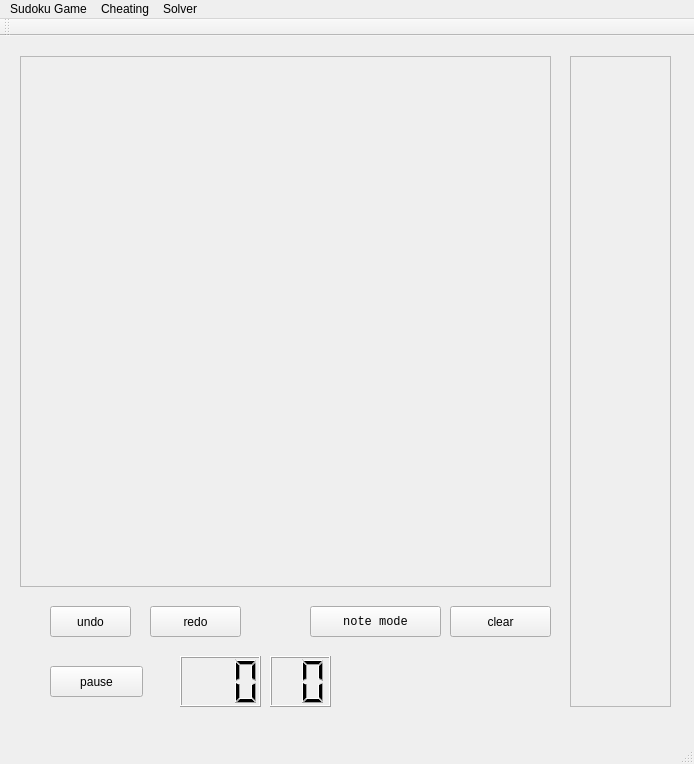
<?xml version="1.0" encoding="UTF-8"?>
<ui version="4.0">
 <class>MainWindow</class>
 <widget class="QMainWindow" name="MainWindow">
  <property name="geometry">
   <rect>
    <x>0</x>
    <y>0</y>
    <width>694</width>
    <height>764</height>
   </rect>
  </property>
  <property name="windowTitle">
   <string>MainWindow</string>
  </property>
  <widget class="QWidget" name="centralWidget">
   <widget class="QFrame" name="mainFrame">
    <property name="geometry">
     <rect>
      <x>20</x>
      <y>20</y>
      <width>531</width>
      <height>531</height>
     </rect>
    </property>
    <property name="frameShape">
     <enum>QFrame::StyledPanel</enum>
    </property>
    <property name="frameShadow">
     <enum>QFrame::Raised</enum>
    </property>
   </widget>
   <widget class="QFrame" name="buttonFrame">
    <property name="geometry">
     <rect>
      <x>570</x>
      <y>20</y>
      <width>101</width>
      <height>651</height>
     </rect>
    </property>
    <property name="frameShape">
     <enum>QFrame::StyledPanel</enum>
    </property>
    <property name="frameShadow">
     <enum>QFrame::Raised</enum>
    </property>
   </widget>
   <widget class="QPushButton" name="btnRevoke">
    <property name="geometry">
     <rect>
      <x>50</x>
      <y>570</y>
      <width>81</width>
      <height>31</height>
     </rect>
    </property>
    <property name="text">
     <string>undo</string>
    </property>
   </widget>
   <widget class="QPushButton" name="btnNoteMode">
    <property name="geometry">
     <rect>
      <x>310</x>
      <y>570</y>
      <width>131</width>
      <height>31</height>
     </rect>
    </property>
    <property name="font">
     <font>
      <family>Courier New</family>
     </font>
    </property>
    <property name="text">
     <string>note mode</string>
    </property>
   </widget>
   <widget class="QPushButton" name="btnClear">
    <property name="geometry">
     <rect>
      <x>450</x>
      <y>570</y>
      <width>101</width>
      <height>31</height>
     </rect>
    </property>
    <property name="text">
     <string>clear</string>
    </property>
   </widget>
   <widget class="QPushButton" name="btnRecover">
    <property name="geometry">
     <rect>
      <x>150</x>
      <y>570</y>
      <width>91</width>
      <height>31</height>
     </rect>
    </property>
    <property name="text">
     <string>redo</string>
    </property>
   </widget>
   <widget class="QPushButton" name="btnPause">
    <property name="geometry">
     <rect>
      <x>50</x>
      <y>630</y>
      <width>93</width>
      <height>31</height>
     </rect>
    </property>
    <property name="text">
     <string>pause</string>
    </property>
   </widget>
   <widget class="QLCDNumber" name="lcdMin">
    <property name="geometry">
     <rect>
      <x>180</x>
      <y>620</y>
      <width>81</width>
      <height>51</height>
     </rect>
    </property>
    <property name="digitCount">
     <number>3</number>
    </property>
   </widget>
   <widget class="QLCDNumber" name="lcdSec">
    <property name="geometry">
     <rect>
      <x>270</x>
      <y>620</y>
      <width>61</width>
      <height>51</height>
     </rect>
    </property>
    <property name="digitCount">
     <number>2</number>
    </property>
   </widget>
  </widget>
  <widget class="QMenuBar" name="menuBar">
   <property name="geometry">
    <rect>
     <x>0</x>
     <y>0</y>
     <width>694</width>
     <height>23</height>
    </rect>
   </property>
   <widget class="QMenu" name="menuGame">
    <property name="title">
     <string>Sudoku Game</string>
    </property>
    <addaction name="actionEasy"/>
    <addaction name="actionNormal"/>
    <addaction name="actionHard"/>
    <addaction name="separator"/>
    <addaction name="actionRestart"/>
    <addaction name="separator"/>
    <addaction name="actionQuit"/>
   </widget>
   <widget class="QMenu" name="menuCheating">
    <property name="title">
     <string>Cheating</string>
    </property>
    <addaction name="actionSimpleCheck"/>
    <addaction name="actionCheck"/>
    <addaction name="actionHint"/>
    <addaction name="separator"/>
    <addaction name="actionShow_Answer"/>
   </widget>
   <widget class="QMenu" name="menuSolver">
    <property name="title">
     <string>Solver</string>
    </property>
    <addaction name="actionNewSolver"/>
    <addaction name="separator"/>
    <addaction name="actionSolveByComputer"/>
    <addaction name="actionSolveByPeople"/>
   </widget>
   <addaction name="menuGame"/>
   <addaction name="menuCheating"/>
   <addaction name="menuSolver"/>
  </widget>
  <widget class="QToolBar" name="mainToolBar">
   <attribute name="toolBarArea">
    <enum>TopToolBarArea</enum>
   </attribute>
   <attribute name="toolBarBreak">
    <bool>false</bool>
   </attribute>
  </widget>
  <widget class="QStatusBar" name="statusBar"/>
  <action name="actionEasy">
   <property name="text">
    <string>New Easy Game</string>
   </property>
  </action>
  <action name="actionNormal">
   <property name="text">
    <string>New Normal Game</string>
   </property>
  </action>
  <action name="actionHard">
   <property name="text">
    <string>New Hard Game</string>
   </property>
  </action>
  <action name="actionExit">
   <property name="text">
    <string>Exit</string>
   </property>
  </action>
  <action name="actionSimpleCheck">
   <property name="text">
    <string>Simple Check</string>
   </property>
  </action>
  <action name="actionCheck">
   <property name="text">
    <string>Check</string>
   </property>
  </action>
  <action name="actionHint">
   <property name="text">
    <string>Hint</string>
   </property>
  </action>
  <action name="actionShow_Answer">
   <property name="text">
    <string>Show Answer</string>
   </property>
  </action>
  <action name="actionNewSolver">
   <property name="text">
    <string>New Solver</string>
   </property>
  </action>
  <action name="actionSolveByComputer">
   <property name="text">
    <string>Solve By Computer</string>
   </property>
  </action>
  <action name="actionSolveByPeople">
   <property name="text">
    <string>Solve By People</string>
   </property>
  </action>
  <action name="actionRestart">
   <property name="text">
    <string>Restart</string>
   </property>
  </action>
  <action name="actionQuit">
   <property name="text">
    <string>Exit</string>
   </property>
  </action>
 </widget>
 <layoutdefault spacing="6" margin="11"/>
 <resources/>
 <connections/>
</ui>
